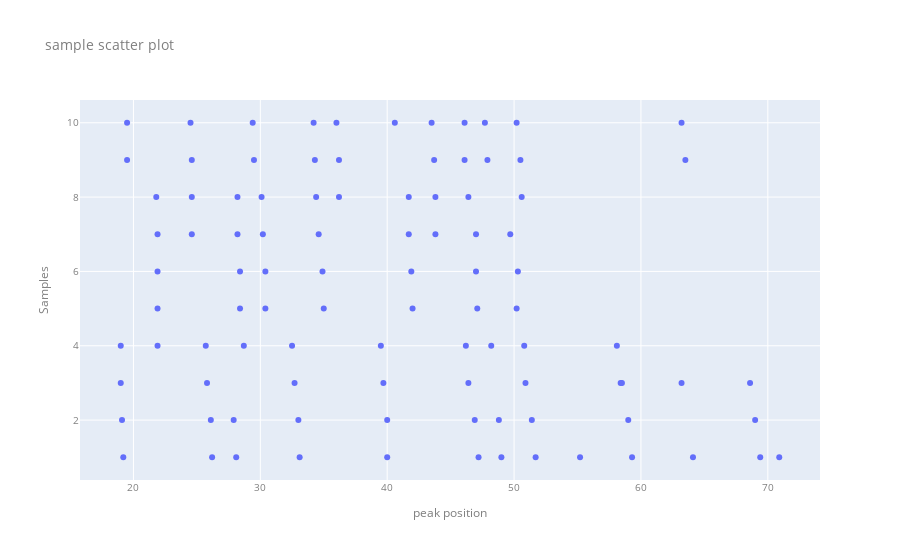

Notebook source saved alongside this figure:
### Code cell
import plotly.graph_objects as go
fig = go.Figure(data=go.Scatter(x=df['event'].values,
                                y=df['sample'].values,
                                mode='markers'
                                )) # hover text goes here

fig.update_layout(
    title="sample scatter plot",
    xaxis_title="peak position",
    yaxis_title="Samples",
    font=dict(
        size=10,
        color="#7f7f7f"
    )
)
fig.show()

### Figure 1 — Plotly figure (JSON) as saved in the notebook; plotly's stock layout.template omitted (floating-point values rounded to 4 significant figures)
{"data": [{"mode": "markers", "type": "scatter", "x": [19, 19, 19.1, 19.2, 19.5, 19.5, 21.8, 21.9, 21.9, 21.9, 21.9, 24.5, 24.6, 24.6, 24.6, 25.7, 25.8, 26.1, 26.2, 27.9, 28.1, 28.2, 28.2, 28.4, 28.4, 28.7, 29.4, 29.5, 30.1, 30.2, 30.4, 30.4, 32.5, 32.7, 33, 33.1, 34.2, 34.3, 34.4, 34.6, 34.9, 35, 36, 36.2, 36.2, 39.5, 39.7, 40, 40, 40.6, 41.7, 41.7, 41.9, 42, 43.5, 43.7, 43.8, 43.8, 46.1, 46.1, 46.2, 46.4, 46.4, 46.9, 47, 47, 47.1, 47.2, 47.7, 47.9, 48.2, 48.8, 49, 49.7, 50.2, 50.2, 50.3, 50.5, 50.6, 50.8, 50.9, 51.4, 51.7, 55.2, 58.1, 58.4, 58.5, 59, 59.3, 63.2, 63.2, 63.5, 64.1, 68.6, 69, 69.4, 70.9], "y": [3, 4, 2, 1, 9, 10, 8, 4, 5, 6, 7, 10, 7, 8, 9, 4, 3, 2, 1, 2, 1, 7, 8, 5, 6, 4, 10, 9, 8, 7, 5, 6, 4, 3, 2, 1, 10, 9, 8, 7, 6, 5, 10, 8, 9, 4, 3, 1, 2, 10, 7, 8, 6, 5, 10, 9, 7, 8, 9, 10, 4, 3, 8, 2, 6, 7, 5, 1, 10, 9, 4, 2, 1, 7, 5, 10, 6, 9, 8, 4, 3, 2, 1, 1, 4, 3, 3, 2, 1, 3, 10, 9, 1, 3, 2, 1, 1]}], "layout": {"font": {"color": "#7f7f7f", "size": 10}, "title": {"text": "sample scatter plot"}, "xaxis": {"title": {"text": "peak position"}}, "yaxis": {"title": {"text": "Samples"}}}}
